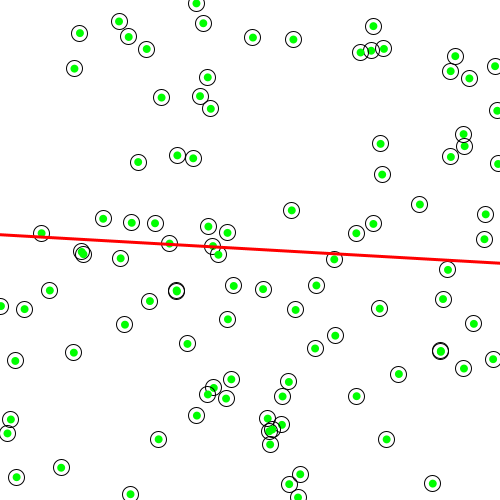
Frame 1 (no input)
Frame 60 (the mouse pressed at the canvas centre just before this capture): identical to frame 1, image omitted
Frame 120 (the mouse held since frame 60 and released just before this capture): identical to frame 1, image omitted

The Processing sketch that drew this single still picture (run headless with seeded random() and noise(); from frame 60 on, the mouse is pressed at the canvas centre):

// Processing sketch: ml_classifier_3
// ── ml_classifier_3.pde
int nwt = 3;
int npts = 100;
Perceptron pcp = new Perceptron(nwt);
Point [] pts = new Point [npts];
float [] out_pts = new float [npts];
float in_slope = (float) (Math.random()) -0.5;
float in_off = (float) (Math.random()) -0.5;

void setup() {
  size(500, 500);

  for (int i = 0; i < pts.length; i++) {
    pts[i] = new Point();
    float [] inp = { pts[i].x, pts[i].y, 1 };
    out_pts[i]=pcp.feedforward(inp);
  }

  //print_all();
}

float line_func(float x) {
  //y =  * x + in_off
  return in_slope * x + in_off;
}

float px(float x) {
  return map(x, -0.5, 0.5, 0, width);
}

float py(float y) {
  return map(y, -0.5, 0.5, height, 0);
}

void print_all() {

  System.out.println("weights:");
  for (int i = 0; i < pcp.weights.length; i++) {
    System.out.printf("%f ", pcp.weights[i]);
  }
  System.out.println();

  for (int i = 0; i < pts.length; i++) {
    System.out.println("points:");
    System.out.printf("%f %f \n", pts[i].x, pts[i].y);
    System.out.println("out_pts:");
    System.out.printf("%f\n", out_pts[i]);
  }
}

void draw() {
  background(255);
  for (int i = 0; i < pts.length; i++) {
    Point pt = pts[i];
    stroke(0);
    strokeWeight(1);
    noFill();
    ellipse(px(pt.x), py(pt.y), 16, 16);
    if (out_pts[i] > 0.0) {
      noStroke();
      fill(0, 255, 0);
      ellipse(px(pt.x), py(pt.y), 8, 8);
    } else {
      noStroke();
      fill(0, 0, 0);
      ellipse(px(pt.x), py(pt.y), 8, 8);
    }
  }
  stroke(255, 0, 0);
  strokeWeight(3);
  line(px(-1), py(line_func(-1)), px(1), py(line_func(1)));
}

// ── Perceptron.pde
class Perceptron {
  float [] weights;

  Perceptron(int n) {
    weights = new float [n];
    for (int i = 0; i < weights.length; i++ ) {
      weights[i] = (float) (Math.random()) -0.5;
    }
  }

  float feedforward(float [] inputs) {
    float sum = 0, result;
    for (int i = 0; i < inputs.length; i++) {
      //System.out.printf("inputs[i]=%f\n", inputs[i]);
      sum += inputs[i]*weights[i];
    }
    //System.out.printf("sum=%f\n", sum);
    result = activate(sum);
    return result;
  }

  float activate(float sum) {
    return sum < 0.0 ? -1.0:1.0;
  }
}

// ── Point.pde
class Point {
  float x, y;
  Point() {
    x = (float) (Math.random()) -0.5;
    y = (float) (Math.random()) -0.5;
  }
}
